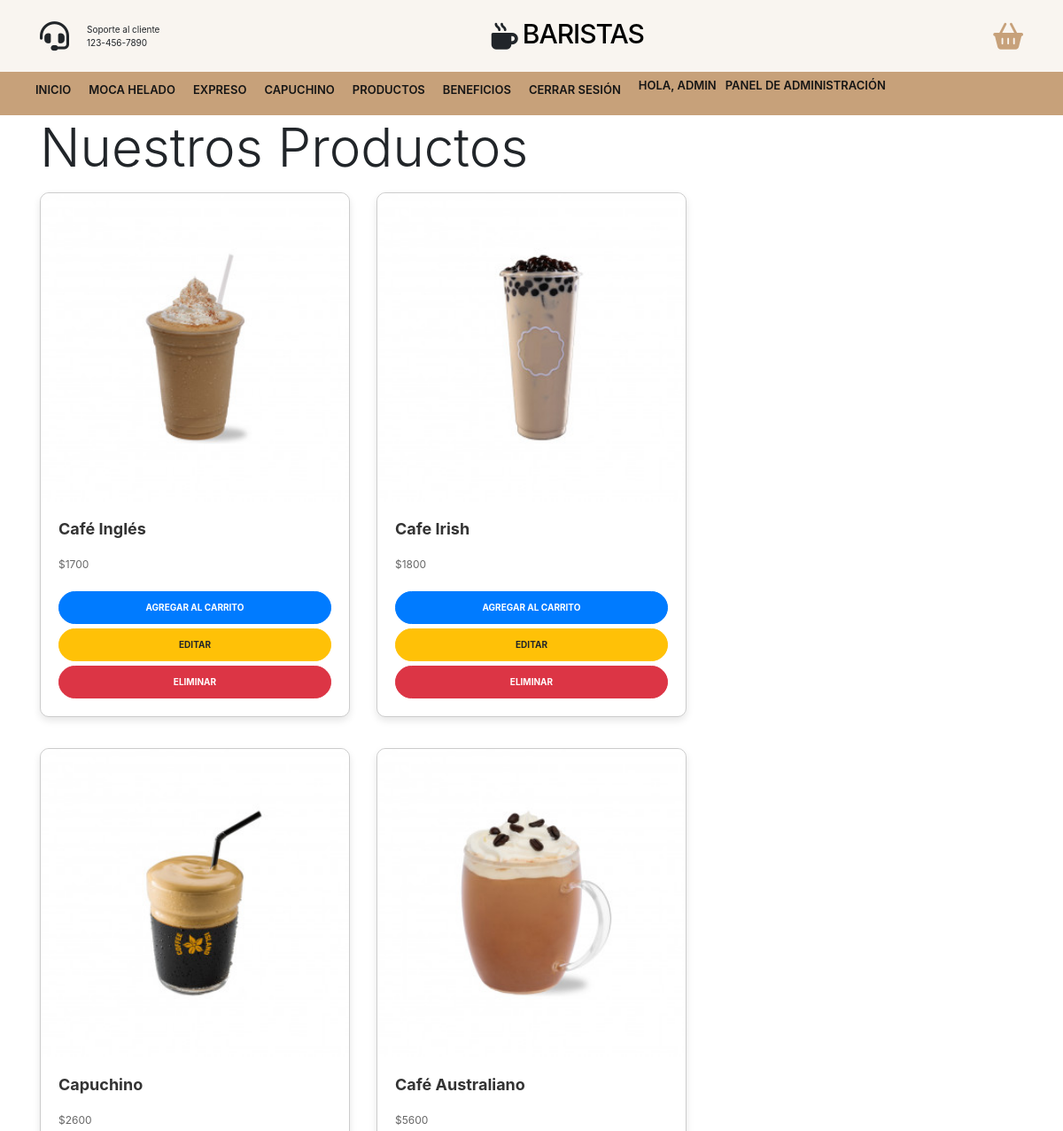
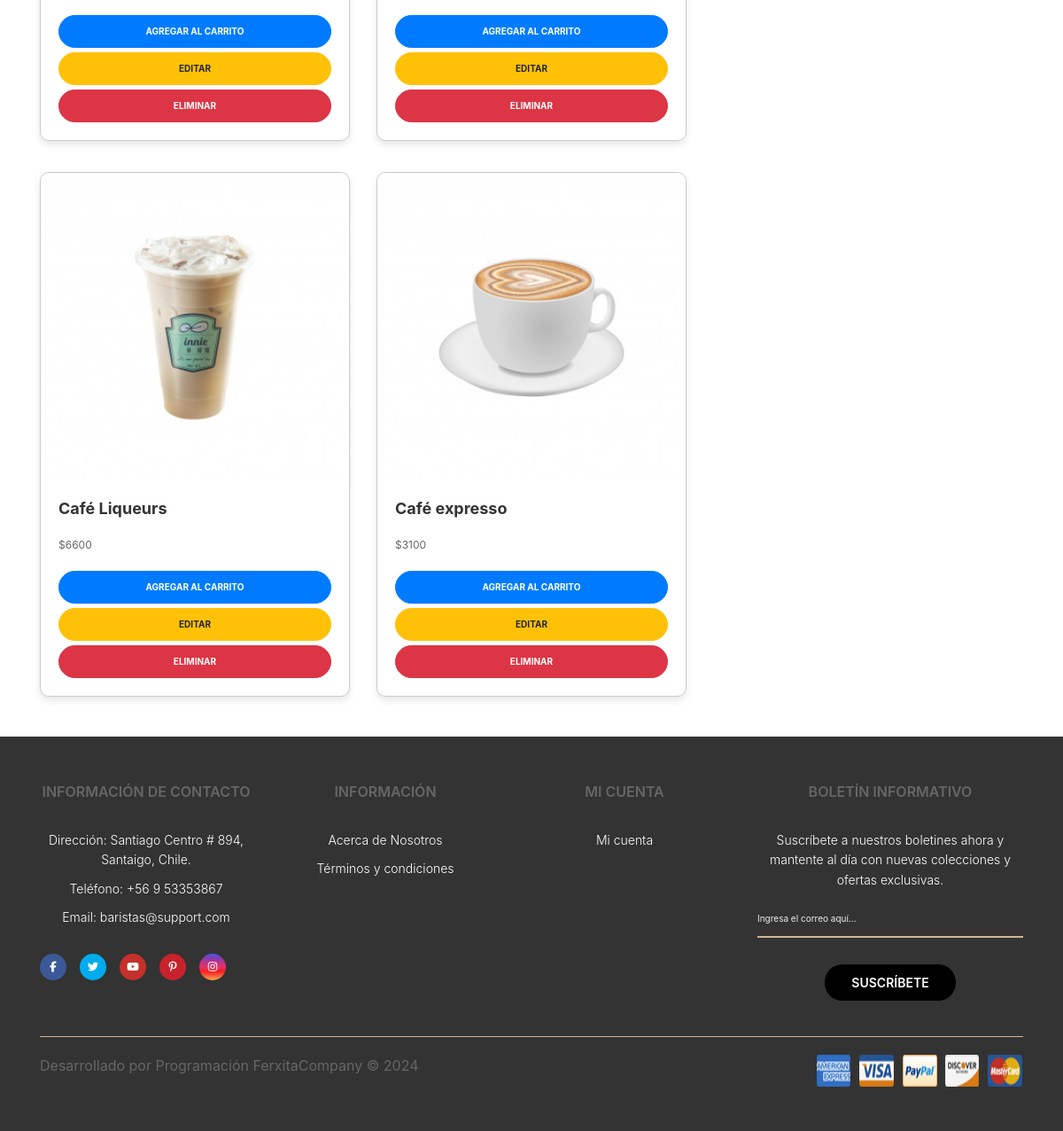
The page /proyecto/Tienda/ (signed in) on the database its author committed (2 pictures, top to bottom).
### proyecto/models.py (models this page shows, shortened)
class Producto(models.Model):
    nombre = models.CharField(max_length=64)
    categoria = models.CharField(max_length=32)
    precio = models.DecimalField(max_digits=10, decimal_places=0)
    imagen = models.ImageField(upload_to='productos/', default='img/default.jpg')

### proyecto/views.py (the view)
# urls.py: path('Tienda/', tienda, name="tienda"),
def tienda(request):
    productos = Producto.objects.all()
    return render(request, "proyecto/tienda.html", {'productos': productos})

### proyecto/context_processor.py (called while the page is built)
def total_carrito(request):
    total = 0
    if request.user.is_authenticated:
        if "carrito" in request.session.keys():
            for key, value in request.session["carrito"].items():
                total += int(value["acumulado"])
    return {"total_carrito": total}

### proyecto/templates/proyecto/tienda.html (shortened to what this page needs)
{% extends 'proyecto/base.html' %}
{% load static %}
{% block content %}
<div class="container">
    <div class="row">
        <div class="col-12 align-self-center">
            <h1 class="display-1">Nuestros Productos</h1>
        </div>
    </div>
    <div class="row">
        <div class="col-lg-8">
            <div class="row" style="padding: 10px 0;">
                <div class="col-12">
                    <div class="row">
                        {% for producto in productos %}
                        <div class="col-md-6 mb-4">
                            <div class="card">
                                <img src="{{ producto.imagen.url }}" class="card-img-top" alt="{{ producto.nombre }}">
                                <div class="card-body">
                                    <h5 class="card-title">{{ producto.nombre }}</h5>
                                    <p class="card-text">${{ producto.precio }}</p>
                                    <a href="{% url 'Add' producto.id %}" class="btn btn-primary btn-block">Agregar al carrito</a>
                                    {% if user.is_staff %}
                                    <a href="{% url 'Edit' producto.id %}" class="btn btn-warning btn-block">Editar</a>
                                    <a href="{% url 'Delete' producto.id %}" class="btn btn-danger btn-block">Eliminar</a>
                                    {% endif %}
                                </div>
                            </div>
                        </div>
                        {% endfor %}
                    </div>
                </div>
            </div>
        </div>
        <div class="col-lg-4">
        </div>
    </div>
</div>
<link rel="stylesheet" href="{% static 'css/estilos.css' %}">
{% endblock %}

### proyecto/templates/proyecto/base.html (shortened to what this page needs)
{% load static %}
<!DOCTYPE html>
<html lang="en">
<head>
    <link rel="stylesheet" href="{% static 'css/styles.css' %}">
    <link rel="stylesheet" href="https://stackpath.bootstrapcdn.com/bootstrap/4.5.2/css/bootstrap.min.css">
</head>
<body>
    <header>
        <div class="container-hero">
            <div class="container hero">
                <div class="customer-support">
                    <i class="fa-solid fa-headset"></i>
                    <div class="content-customer-support">
                        <span class="text">Soporte al cliente</span>
                        <span class="number">123-456-7890</span>
                    </div>
                </div>
                <div class="container-logo">
                    <i class="fa-solid fa-mug-hot"></i>
                    <h1 class="logo"><a href="{% url 'home' %}">Baristas</a></h1>
                </div>
                <div class="container-user">
                    <div class="content-shopping-cart">
                        <a href="{% url 'carrito' %}">
                            <i class="fa-solid fa-basket-shopping"></i>
                        </a>
                    </div>
                </div>
            </div>
        </div>
        <div class="container-navbar">
            <nav class="navbar container">
                <ul class="menu">
                    <li><a href="{% url 'home' %}">Inicio</a></li>
                    <li><a href="{% url 'moca' %}">Moca Helado</a></li>
                    <li><a href="{% url 'expreso' %}">Expreso</a></li>
                    <li><a href="{% url 'capuchino' %}">Capuchino</a></li>
                    <li><a href="{% url 'tienda' %}">Productos</a></li>
                    <li><a href="{% url 'beneficio' %}">Beneficios</a></li>
                    <li><a href="{% url 'logout' %}" id="logout-link">Cerrar sesión</a></li>
                    <li class="dropdown">
                        <div class="container-user">
                            {% if user.is_authenticated %}
                                <a href="{% url 'profile' %}" class="username">Hola, {{ user.username }}</a>
                                {% if user.is_staff %}
                                    <a href="{% url 'admin_panel' %}" class="admin-link">Panel de Administración</a>
                                {% endif %}
                            {% else %}
                                <a href="{% url 'login_t' %}">
                                    <i class="fa-solid fa-user"></i>
                                </a>
                            {% endif %}
                        </div>
                    </li>
                </ul>
            </nav>
        </div>
    </header>
    {% block content %} {% endblock %}
    <footer class="footer">
        <div class="container container-footer">
            <div class="menu-footer">
                <div class="contact-info">
                    <p class="title-footer">Información de Contacto</p>
                    <ul>
                        <li>
                            Dirección: Santiago Centro # 894, Santaigo, Chile.
                        </li>
                        <li>Teléfono: +56 9 53353867</li>
                        <li>Email: baristas@support.com</li>
                    </ul>
                    <div class="social-icons">
                        <span class="facebook"><i class="fa-brands fa-facebook-f"></i></span>
                        <span class="twitter"><i class="fa-brands fa-twitter"></i></span>
                        <span class="youtube"><i class="fa-brands fa-youtube"></i></span>
                        <span class="pinterest"><i class="fa-brands fa-pinterest-p"></i></span>
                        <span class="instagram"><i class="fa-brands fa-instagram"></i></span>
                    </div>
                </div>
                <div class="information">
                    <p class="title-footer">Información</p>
                    <ul>
                        <li><a href="{% url 'nosotros' %}">Acerca de Nosotros</a></li>
                        <li><a href="#">Términos y condiciones</a></li>
                    </ul>
                </div>
                <div class="my-account">
                    <p class="title-footer">Mi cuenta</p>
                    <ul>
                        <li><a href="{% url 'login_t' %}">Mi cuenta</a></li>
                    </ul>
                </div>
                <div class="newsletter">
                    <p class="title-footer">Boletín informativo</p>
                    <div class="content">
                        <p>Suscríbete a nuestros boletines ahora y mantente al día con nuevas colecciones y ofertas exclusivas.</p>
                        <input type="email" id="emailInput" placeholder="Ingresa el correo aquí...">
                        <button onclick="subscribe()">Suscríbete</button>
                    </div>
                </div>
            </div>
            <div class="copyright">
                <p>Desarrollado por Programación FerxitaCompany &copy; 2024</p>
                <img src="{% static 'img/payment.png' %}" alt="Pagos">
            </div>
        </div>
    </footer>
</body>
</html>

### proyecto/static/css/styles.css (style rules this page uses)
:root { --primary-color: #c7a17a; --background-color: #f9f5f0; --dark-color: #151515; }
html { font-size: 62.5%; font-family: 'Poppins', sans-serif; }
* { margin: 0; padding: 0; box-sizing: border-box; }
.container { max-width: 120rem; margin: 0 auto; }
.container-hero { background-color: var(--background-color); }
.hero { display: flex; justify-content: space-between; align-items: center; padding: 2rem 0; }
.customer-support { display: flex; align-items: center; gap: 2rem; }
.customer-support i { font-size: 3.3rem; }
.content-customer-support { display: flex; flex-direction: column; }
.container-logo { display: flex; align-items: center; gap: 0.5rem; }
.container-logo i { font-size: 3rem; }
.container-logo h1 a { text-decoration: none; color: #000; font-size: 3rem; text-transform: uppercase; letter-spacing: -1px; }
.container-user { display: flex; gap: 1rem; cursor: pointer; }
.container-user .fa-basket-shopping { font-size: 3rem; color: var(--primary-color); padding-left: 1rem; }
.content-shopping-cart { display: flex; flex-direction: column; }
.container-navbar { background-color: var(--primary-color); }
.navbar { display: flex; justify-content: space-between; align-items: center; padding: 1rem 0; }
.menu { display: flex; gap: 2rem; }
.menu li { list-style: none; }
.menu a { text-decoration: none; font-size: 1.3rem; color: var(--dark-color); font-weight: 600; text-transform: uppercase; position: relative; }
.menu a::after { content: ''; width: 1.5rem; height: 1px; background-color: #fff; position: absolute; bottom: -3px; left: 50%; transform: translate(-50%, 50%); opacity: 0; transition: all 0.3s ease; }
.footer { background-color: var(--primary-color); }
.container-footer { display: flex; flex-direction: column; gap: 4rem; padding: 3rem; }
.menu-footer { display: grid; grid-template-columns: repeat(3, 1fr) 30rem; gap: 3rem; justify-items: center; }
.title-footer { font-weight: 600; font-size: 1.6rem; text-transform: uppercase; }
.contact-info, .information, .my-account, .newsletter { display: flex; flex-direction: column; gap: 2rem; }
.contact-info ul, .information ul, .my-account ul { display: flex; flex-direction: column; gap: 1rem; }
.contact-info ul li, .information ul li, .my-account ul li { list-style: none; color: #fff; font-size: 1.4rem; font-weight: 300; }
.information ul li a, .my-account ul li a { text-decoration: none; color: #fff; font-weight: 300; }
.social-icons { display: flex; gap: 1.5rem; }
.social-icons span { border-radius: 50%; width: 3rem; height: 3rem; display: flex; align-items: center; justify-content: center; }
.social-icons span i { color: #fff; font-size: 1.2rem; }
.facebook { background-color: #3b5998; }
.twitter { background-color: #00acee; }
.youtube { background-color: #c4302b; }
.pinterest { background-color: #c8232c; }
.instagram { background: linear-gradient( #405de6, #833ab4, #c13584, #e1306c, #fd1d1d, #f56040, #fcaf45 ); }
.content p { font-size: 1.4rem; color: #fff; font-weight: 300; }
.content input { outline: none; background: none; border: none; border-bottom: 2px solid #d2b495; cursor: pointer; padding: 0.5rem 0 1.2rem; color: var(--dark-color); display: block; margin-bottom: 3rem; margin-top: 2rem; width: 100%; font-family: inherit; }
.content button { border: none; background-color: #000; color: #fff; text-transform: uppercase; padding: 1rem 3rem; border-radius: 2rem; font-size: 1.4rem; font-family: inherit; cursor: pointer; font-weight: 600; }
.copyright { display: flex; justify-content: space-between; padding-top: 2rem; border-top: 1px solid #d2b495; }
.copyright p { font-weight: 400; font-size: 1.6rem; }
body { font-family: Arial, sans-serif; background-color: #f0f0f0; margin: 0; padding: 0; }
p, ul, li { font-size: 18px; color: #666; line-height: 1.6; }
ul { list-style-type: none; padding: 0; }
.footer { clear: both; background-color: #333; color: #fff; padding: 20px; text-align: center; }
.username { font-size: 1.3rem; color: #fff; cursor: pointer; display: flex; align-items: center; position: relative; }
.card { margin-bottom: 20px; border: 1px solid #ddd; border-radius: 8px; box-shadow: 0 2px 4px rgba(0, 0, 0, 0.1); }
.card-img-top { border-top-left-radius: 8px; border-top-right-radius: 8px; }
.card-body { padding: 15px; }
.card-title { font-size: 1.25rem; font-weight: bold; margin-bottom: 10px; }
.card-text { font-size: 1rem; color: #666; }
.btn-primary { background-color: #007bff; border-color: #007bff; }

### rows shown on the page
Producto: imagen (picture), nombre "Café Inglés", precio "1700"
Producto: imagen (picture), nombre "Cafe Irish", precio "1800"
Producto: imagen (picture), nombre "Capuchino", precio "2600"
Producto: imagen (picture), nombre "Café Australiano", precio "5600"
Producto: imagen (picture), nombre "Café Liqueurs", precio "6600"
Producto: imagen (picture), nombre "Café expresso", precio "3100"

### other values the page prints
{{ user.username }} "ADMIN"
